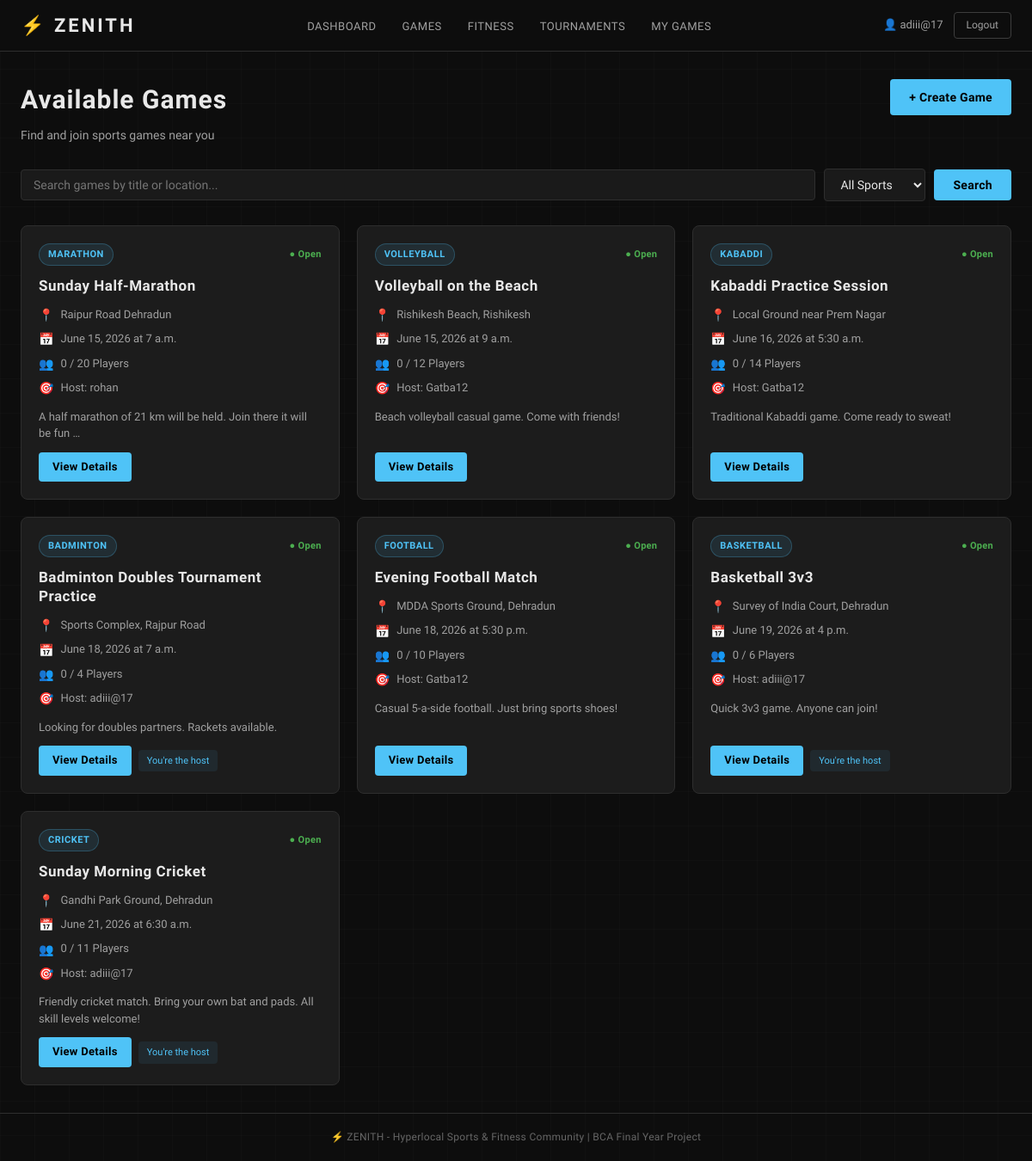
Screenshot of /games/ (signed in) with the database file from the repository.
### zenith/models.py (models this page shows, shortened)
class Game(models.Model):
    SPORT_CHOICES = [
        ('cricket', 'Cricket'),
        ('football', 'Football'),
        ('volleyball', 'Volleyball'),
        ('badminton', 'Badminton'),
        ('kabaddi', 'Kabaddi'),
        ('kho_kho', 'Kho-Kho'),
        ('marathon', 'Marathon'),
        ('basketball', 'Basketball'),
    ]
    title = models.CharField(max_length=200)         # Short game title, e.g. "Sunday Cricket Match"
    sport = models.CharField(max_length=50, choices=SPORT_CHOICES)  # Restricted to SPORT_CHOICES
    location = models.CharField(max_length=300)       # Where the game will be held
    date = models.DateField()                         # Date of the game
    time = models.TimeField()                         # Start time of the game
    players_needed = models.IntegerField()            # How many players are required
    description = models.TextField(blank=True)        # Optional extra details about the game
    host = models.ForeignKey(User, on_delete=models.CASCADE, related_name='hosted_games')
    players = models.ManyToManyField(User, related_name='joined_games', blank=True)
    created_at = models.DateTimeField(auto_now_add=True)
    def players_count(self):
        return self.players.count()
    def is_full(self):
        return self.players.count() >= self.players_needed
    class Meta:
        ordering = ['date', 'time']  # Games sorted by date, then time

### zenith/views.py (the view)
# urls.py: path('games/', views.games_list, name='games_list'),                          # List all games
@login_required
def games_list(request):
    games = Game.objects.all()  # Get all games from DB
    search_query = request.GET.get('search', '')  # Get search term from URL like ?search=cricket
    sport_filter = request.GET.get('sport', '')   # Get sport filter from URL like ?sport=cricket
    if search_query:
        games = games.filter(title__icontains=search_query) | games.filter(location__icontains=search_query)
    if sport_filter:
        games = games.filter(sport=sport_filter)
    sport_choices = Game.SPORT_CHOICES
    context = {
        'games': games,
        'search_query': search_query,
        'sport_filter': sport_filter,
        'sport_choices': sport_choices,
    }
    return render(request, 'zenith/games_list.html', context)

### zenith/templates/zenith/games_list.html (shortened to what this page needs)
{% extends 'zenith/base.html' %}
{% block content %}
<div class="list-page">
    <div class="page-header-row">
        <div>
            <h1 class="page-title">Available Games</h1>
            <p class="page-subtitle">Find and join sports games near you</p>
        </div>
        <a href="{% url 'create_game' %}" class="btn-primary">+ Create Game</a>
    </div>
    <form method="GET" action="{% url 'games_list' %}" class="filter-bar">
        <input
            type="text"
            name="search"
            value="{{ search_query }}"
            placeholder="Search games by title or location..."
            class="search-input"
        >
        <select name="sport" class="filter-select">
            <option value="">All Sports</option>
        </select>
        <button type="submit" class="btn-primary">Search</button>
    </form>
    {% if games %}
    <div class="games-grid">
        {% for game in games %}
        <div class="game-card">
            <div class="game-card-topbar">
                <span class="sport-tag">{{ game.get_sport_display }}</span>
                {% if game.is_full %}
                    <span class="status-badge status-full">● Full</span>
                {% else %}
                    <span class="status-badge status-open">● Open</span>
                {% endif %}
            </div>
            <h3 class="game-title">{{ game.title }}</h3>
            <div class="game-meta">
                <div class="meta-item">
                    <span class="meta-icon">📍</span>
                    <span>{{ game.location }}</span>
                </div>
                <div class="meta-item">
                    <span class="meta-icon">📅</span>
                    <span>{{ game.date }} at {{ game.time }}</span>
                </div>
                <div class="meta-item">
                    <span class="meta-icon">👥</span>
                    <span>{{ game.players_count }} / {{ game.players_needed }} Players</span>
                </div>
                <div class="meta-item">
                    <span class="meta-icon">🎯</span>
                    <span>Host: {{ game.host.username }}</span>
                </div>
            </div>
            {% if game.description %}
            <p class="game-description-preview">{{ game.description|truncatewords:15 }}</p>
            {% endif %}
            <div class="game-card-actions">
                <a href="{% url 'game_detail' game.id %}" class="btn-primary btn-sm">View Details</a>
                {% if request.user == game.host %}
                    <span class="host-badge">You're the host</span>
                {% endif %}
            </div>
        </div>
        {% endfor %}
    </div>
    {% endif %}
</div>
{% endblock %}

### zenith/templates/zenith/base.html (shortened to what this page needs)
<!DOCTYPE html>
<html lang="en">
<head>
    {% load static %}
    <link rel="stylesheet" href="{% static 'zenith/css/style.css' %}">
</head>
<body>
    {% if user.is_authenticated %}
    <nav class="navbar">
        <div class="nav-container">
            <a href="{% url 'dashboard' %}" class="nav-brand">
                <span class="brand-icon">⚡</span> ZENITH
            </a>
            <ul class="nav-links" id="navLinks">
                <li><a href="{% url 'dashboard' %}" class="nav-link">Dashboard</a></li>
                <li><a href="{% url 'games_list' %}" class="nav-link">Games</a></li>
                <li><a href="{% url 'fitness_list' %}" class="nav-link">Fitness</a></li>
                <li><a href="{% url 'tournament_list' %}" class="nav-link">Tournaments</a></li>
                <li><a href="{% url 'my_games' %}" class="nav-link">My Games</a></li>
            </ul>
            <div class="nav-user">
                <span class="nav-username">👤 {{ user.username }}</span>
                <a href="{% url 'logout' %}" class="btn-logout">Logout</a>
            </div>
        </div>
    </nav>
    {% endif %}
    <main class="main-content">
        {% block content %}
        {% endblock %}
    </main>
    <footer class="footer">
        <p>⚡ ZENITH - Hyperlocal Sports & Fitness Community | BCA Final Year Project</p>
    </footer>
</body>
</html>

### rows the page displays
Game: sport "MARATHON", shows "● Open", title "Sunday Half-Marathon", location "Raipur Road Dehradun", date "June 15, 2026", time "7 a.m.", players_count "0", players_needed "20", host.username "rohan", description "A half marathon of 21 km will be held. Join there it will be fun …"
Game: sport "VOLLEYBALL", shows "● Open", title "Volleyball on the Beach", location "Rishikesh Beach, Rishikesh", date "June 15, 2026", time "9 a.m.", players_count "0", players_needed "12", host.username "Gatba12", description "Beach volleyball casual game. Come with friends!"
Game: sport "KABADDI", shows "● Open", title "Kabaddi Practice Session", location "Local Ground near Prem Nagar", date "June 16, 2026", time "5:30 a.m.", players_count "0", players_needed "14", host.username "Gatba12", description "Traditional Kabaddi game. Come ready to sweat!"
Game: sport "BADMINTON", shows "● Open", title "Badminton Doubles Tournament Practice", location "Sports Complex, Rajpur Road", date "June 18, 2026", time "7 a.m.", players_count "0", players_needed "4", host.username "adiii@17", description "Looking for doubles partners. Rackets available.", shows "You're the host"
Game: sport "FOOTBALL", shows "● Open", title "Evening Football Match", location "MDDA Sports Ground, Dehradun", date "June 18, 2026", time "5:30 p.m.", players_count "0", players_needed "10", host.username "Gatba12", description "Casual 5-a-side football. Just bring sports shoes!"
Game: sport "BASKETBALL", shows "● Open", title "Basketball 3v3", location "Survey of India Court, Dehradun", date "June 19, 2026", time "4 p.m.", players_count "0", players_needed "6", host.username "adiii@17", description "Quick 3v3 game. Anyone can join!", shows "You're the host"
Game: sport "CRICKET", shows "● Open", title "Sunday Morning Cricket", location "Gandhi Park Ground, Dehradun", date "June 21, 2026", time "6:30 a.m.", players_count "0", players_needed "11", host.username "adiii@17", description "Friendly cricket match. Bring your own bat and pads. All skill levels welcome!", shows "You're the host"

### other values shown
{{ user.username }} "adiii@17"
